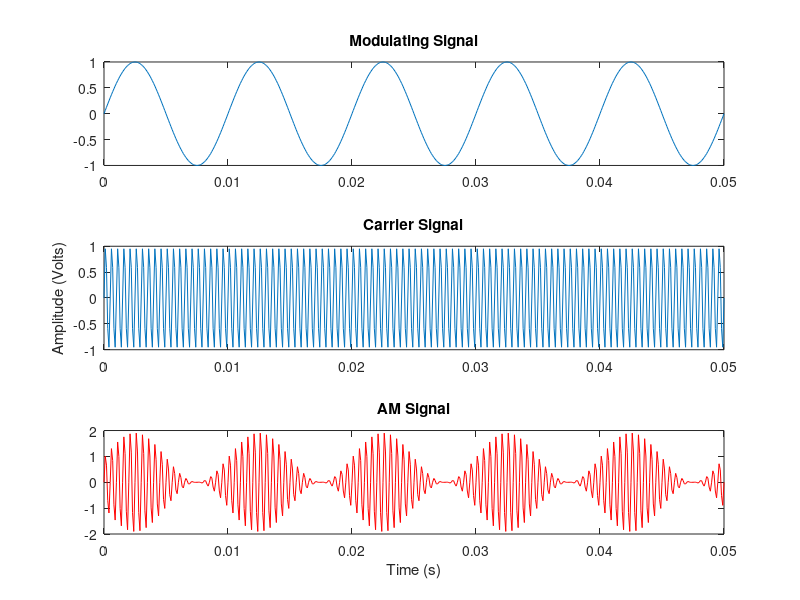
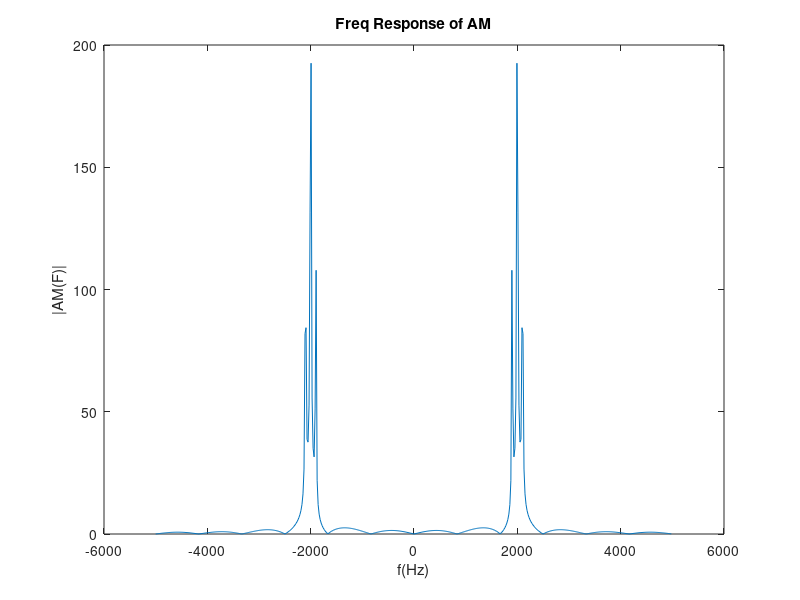
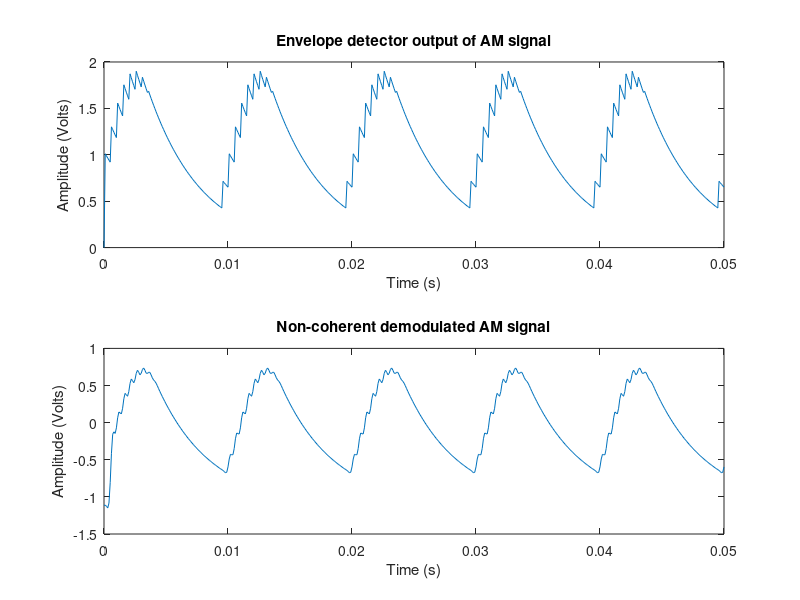
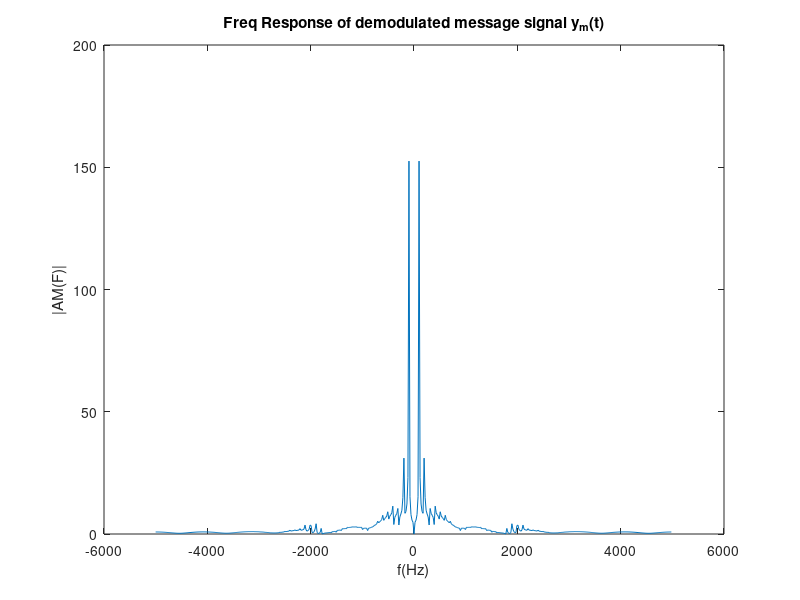

Recreate these plots in MATLAB, in order.
close all
clear
clc

%% Generate modulating (message) signal
m = 1;
Am = 1;                                % Amplitude of modulating signal
fm = 100;                              % Frequency of modulating signal
fs = 100*fm;                           % Sampling frequency
Tm = 1/fm;                             % Time period of modulating signal
t = 0:1/fs:5*Tm;                       % Total time for simulation
ym = Am*sin(2*pi*fm*t);
figure, subplot(311), plot(t,ym), hold on, title ('Modulating Signal')


%% Generate carrier signal
Ac = Am/m;                             % Amplitude of carrier signal
fc = 20*fm;                            % Frequency of carrier signal
yc = Ac*sin(2*pi*fc*t);
subplot(312), plot(t,yc), hold on, ylabel ('Amplitude (Volts)'), title ('Carrier Signal')


%% Modulate using AM modulation
AM = Ac*sin(2*pi*fc*t).*(1+m*sin(2*pi*fm*t));
subplot(313), plot(t,AM,'r'), hold off, xlabel ('Time (s)'), title ('AM Signal')

L = length(t);
Nf = 2^ceil(log2(L));
AM_fft = fftshift(fft(AM,Nf));         % Frequency Response of AM Signal with expected tones at -fc and +fc
f = (-Nf/2:1:Nf/2-1)*fs/Nf;
figure, plot(f,abs(AM_fft)), title('Freq Response of AM'), xlabel('f(Hz)'), ylabel('|AM(F)|');


%% Demodulate the AM signal using Non-Coherent Detection
% Non-Coherent Detection Step 1: Envelope Detection
Vc = zeros(1,length(t));
Vc(1) = 0;                             % Initial capacitor voltage
for i = 2:length(AM)
    if AM(i) > Vc(i-1)                 % Diode on (charging)
        Vc(i) = AM(i);
    else                               % Diode off (discharging)
        Vc(i) = Vc(i-1) - 0.023*Vc(i-1);
    end
end

% Non-Coherent Detection Step 2: Low Pass RC Filter
fN = fs/2;
h = fir1(10,fc*2/fs, 'low');            
ym_rec = filter(h,1,Vc);
ym_rec = ym_rec - mean(ym_rec);

figure, subplot(211), plot(t, Vc);
title('Envelope detector output of AM signal'); xlabel('Time (s)'); ylabel('Amplitude (Volts)');
subplot(212), plot(t, ym_rec);
title('Non-coherent demodulated AM signal'); xlabel('Time (s)'); ylabel('Amplitude (Volts)');

ym_rec_fft = fftshift(fft(ym_rec,Nf));              % Frequency Response of retrieved message signal
f = (-Nf/2:1:Nf/2-1)*fs/Nf;
figure, plot(f,abs(ym_rec_fft)), title('Freq Response of demodulated message signal y_m(t)'), xlabel('f(Hz)'), ylabel('|AM(F)|');


%% Demodulate the AM signal using Coherent Detection
% Coherent Detection Step 1: Synchronous Demodulation using carrier
Vc = 2*AM.*sin(2*pi*fc*t);

% Coherent Detection Step 2: Low Pass RC Filter
[b,a] = butter(2,fc*2/fs);
ym_rec = filtfilt(b,a,Vc); % filtering the demodulated signal
ym_rec=ym_rec-mean(ym_rec);

figure, plot(t, ym_rec,'LineWidth',2), hold on, plot(t,ym,'r');
title('Coherent demodulated AM signal'); xlabel('Time (s)'); ylabel('Amplitude (Volts)');

ym_rec_fft = fftshift(fft(ym_rec,Nf));              % Frequency Response of retrieved message signal
f = (-Nf/2:1:Nf/2-1)*fs/Nf;
figure, plot(f,abs(ym_rec_fft)), title('Freq Response of demodulated message signal y_m(t)'), xlabel('f(Hz)'), ylabel('|AM(F)|');


